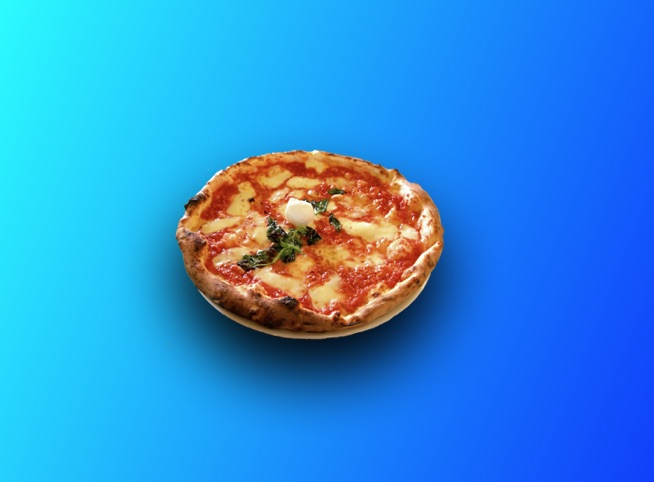
#> input picture Introduction to Computer Vision/1-Image Representation & Classification/05 - Color Conversion/images/pizza_bluescreen2.jpg, 654 x 482 px
$ jupyter execute '3. Blue screen, HSV conversion.ipynb'   (shell and % lines are left out)
#> lines starting #> are read from the running program, lines starting #| are printed output that depends on the picture; after the words box and inside, x2 and y2 are one past the last pixel; in counts of white or black regions, pixels touching at a corner belong together
# HSV colorspace

### Import resources

[cell 1]
import matplotlib.pyplot as plt
import matplotlib.image as mpimg

import numpy as np
import cv2

### Read in RGB image

[cell 2]
# Read in the image
image = mpimg.imread('images/pizza_bluescreen2.jpg')
#> image is the input picture: shape (482, 654, 3); mean R, G, B 46.2, 143.4, 219.3

plt.imshow(image)

### RGB threshold

Visualize the green threshold you defined in the previous, consistent green color case.

[cell 3]
# Define our color selection boundaries in RGB values
lower_green = np.array([0,0,10])
upper_green = np.array([50,255,255])

# Define the masked area
mask = cv2.inRange(image, lower_green, upper_green)
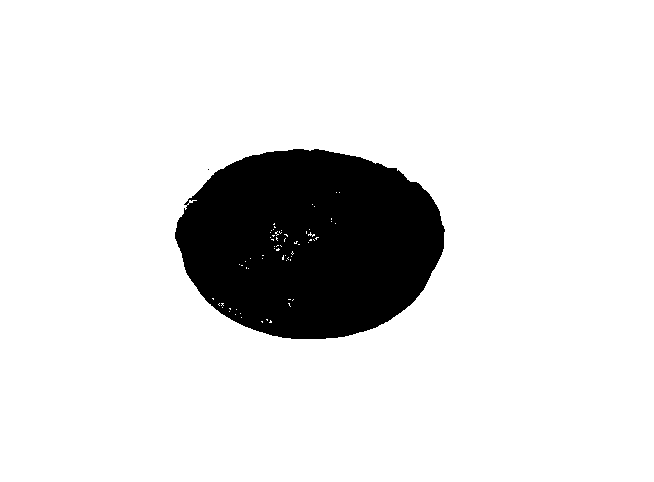
#> mask: shape (482, 654); 87.4% white; 2 black regions (1 under 20 px), largest, box (x1, y1, x2, y2) and area: (175, 149, 445, 339) 39583

# Mask the image to let the car show through
masked_image = np.copy(image)

masked_image[mask != 0] = [0, 0, 0]
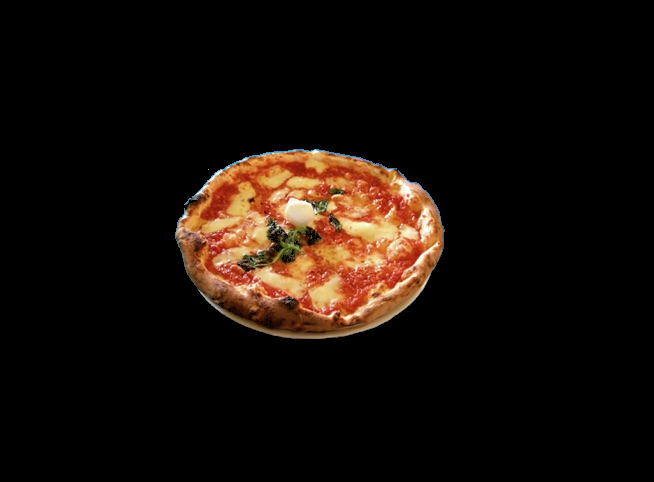
#> masked_image: shape (482, 654, 3); mean R, G, B 22.8, 14.3, 8.7

# Display it!
plt.imshow(masked_image)

### Convert to HSV

[cell 4]
# Convert to HSV
hsv = cv2.cvtColor(image, cv2.COLOR_RGB2HSV)
#> hsv: shape (482, 654, 3); mean H, S, V 91.7, 219.2, 233.6

# HSV channels
h = hsv[:,:,0]
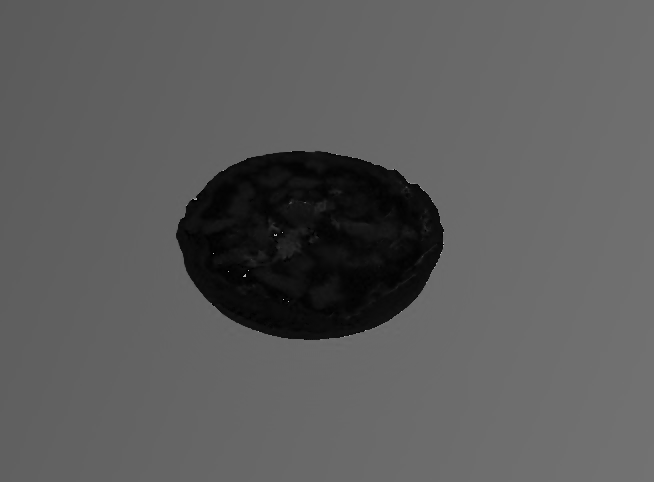
#> h: shape (482, 654); min 0, max 179, mean 91.7
s = hsv[:,:,1]
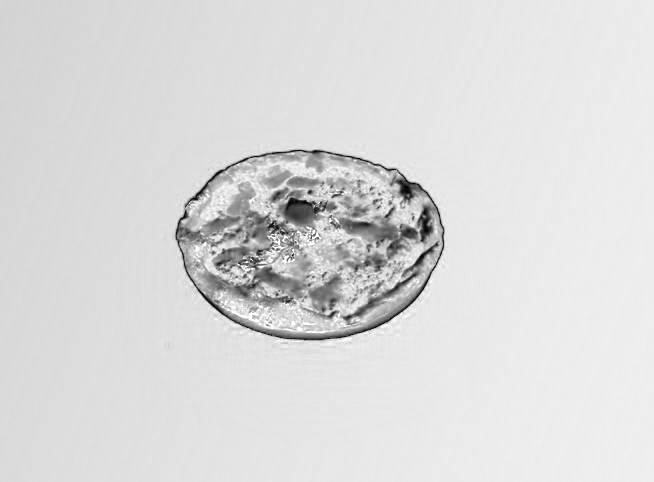
#> s: shape (482, 654); min 0, max 255, mean 219.2
v = hsv[:,:,2]
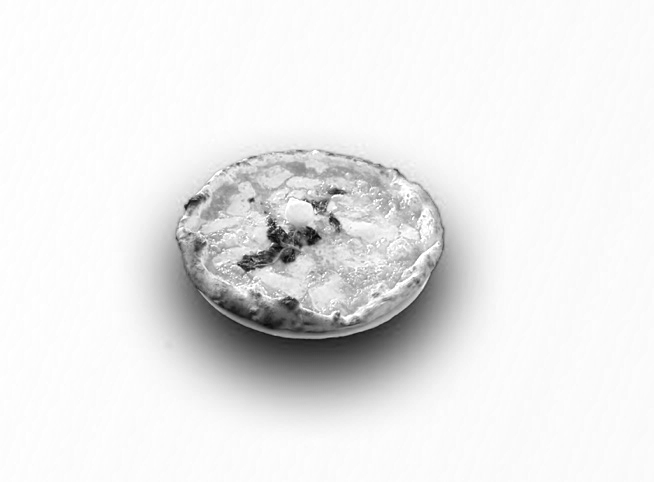
#> v: shape (482, 654); min 3, max 255, mean 233.6

# Visualize the individual color channels
f, (ax1, ax2, ax3) = plt.subplots(1, 3, figsize=(20,10))
ax1.set_title('H channel')
ax1.imshow(h, cmap='gray')
ax2.set_title('S channel')
ax2.imshow(s, cmap='gray')
ax3.set_title('V channel')
ax3.imshow(v, cmap='gray')

### TODO: Mask the green area using HSV color space

[cell 5]
# Define our color selection boundaries in HSV values

## TODO: Change these thresholds
# This initial threshold allows a certain low range for Hue (H)
lower_hue = np.array([0,0,0])
upper_hue = np.array([45,255,255])

# Define the masked area
mask = cv2.inRange(image, lower_hue, upper_hue)
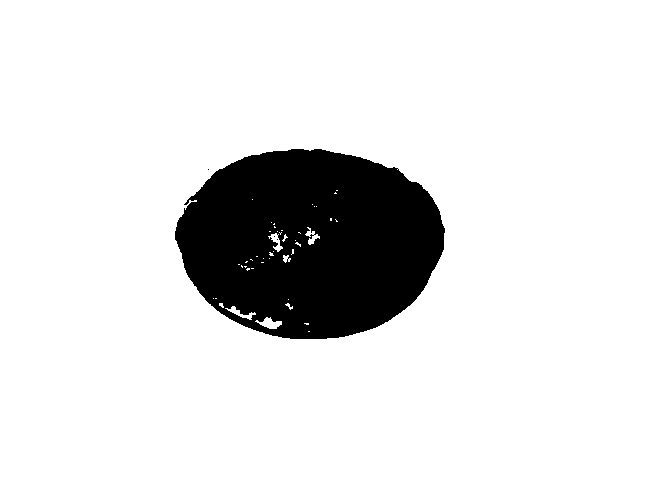
#> mask: shape (482, 654); 87.6% white; 4 black regions (3 under 20 px), largest, box (x1, y1, x2, y2) and area: (175, 149, 445, 339) 39108

# Mask the image to let the car show through
masked_image = np.copy(image)

masked_image[mask != 0] = [0, 0, 0]

# Display it!
plt.imshow(masked_image)

$ run again, with Introduction to Computer Vision/1-Image Representation & Classification/05 - Color Conversion/images/water_balloons.jpg copied over Introduction to Computer Vision/1-Image Representation & Classification/05 - Color Conversion/images/pizza_bluescreen2.jpg
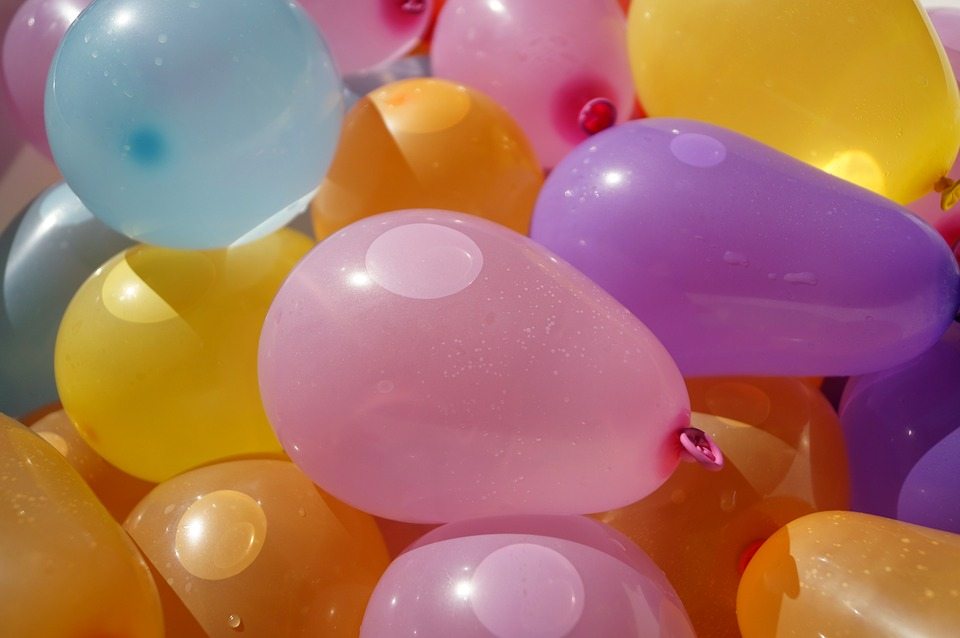
#> input picture Introduction to Computer Vision/1-Image Representation & Classification/05 - Color Conversion/images/water_balloons.jpg, 960 x 638 px
#> image is the input picture: shape (638, 960, 3); mean R, G, B 169.3, 114.9, 99.2
#> `mask = cv2.inRange(image, lower_green, upper_green)`:
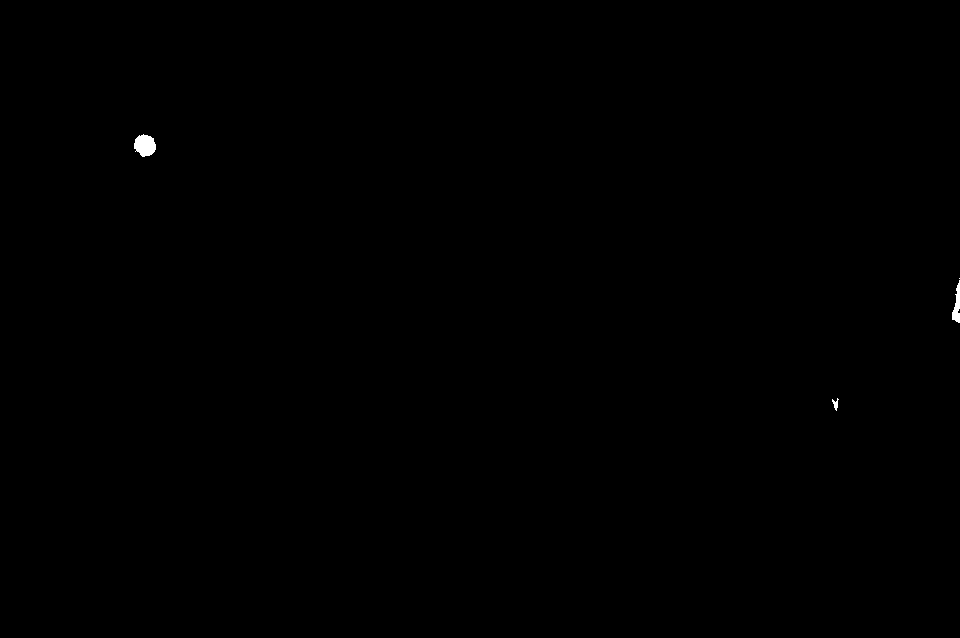
#> mask: shape (638, 960); 0.1% white; 4 white regions (1 under 20 px), largest, box (x1, y1, x2, y2) and area: (134, 134, 156, 157) 373, (952, 280, 960, 323) 195, (832, 398, 839, 411) 43
#> hsv: shape (638, 960, 3); mean H, S, V 92.1, 143.4, 175.3
#> `masked_image[mask != 0] = [0, 0, 0]`:
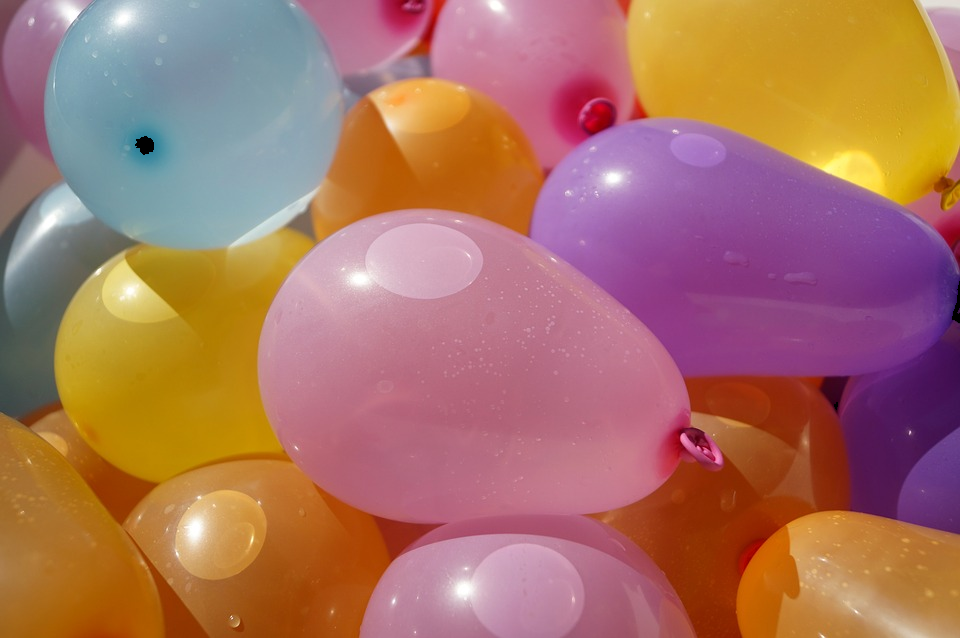
#> masked_image: shape (638, 960, 3); 0.07% of pixels changed, all inside (x1, y1, x2, y2) = (135, 136, 960, 410)
